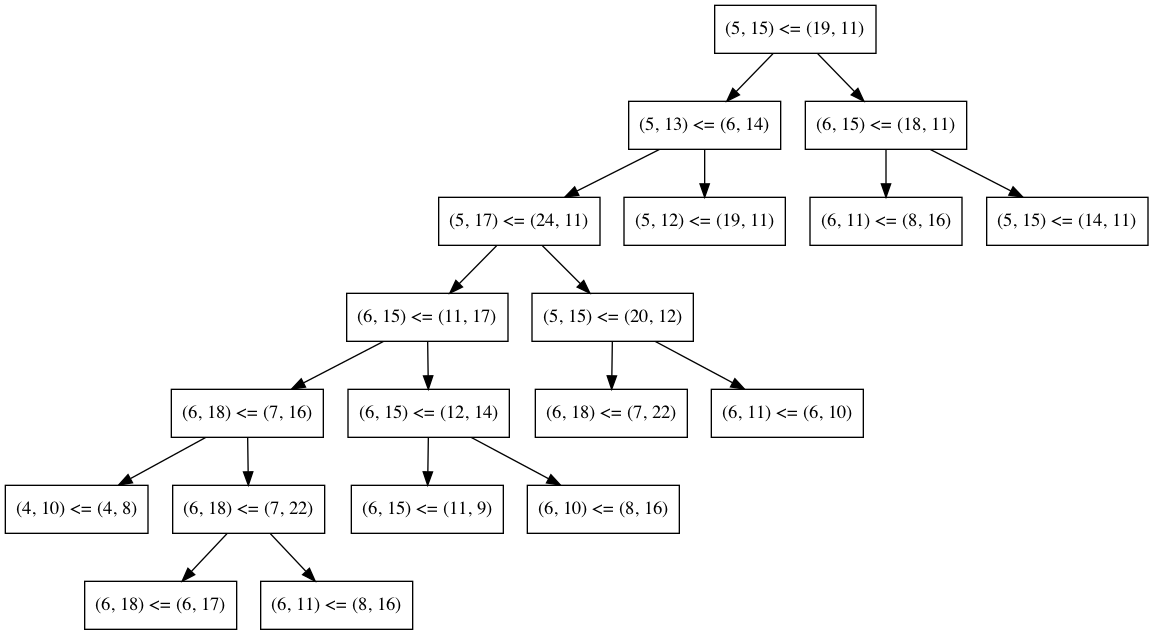

Python code for this plot:
import graphviz

class Tree:
    def __init__(self, *args):
        self.data = args[0]
        self.left = args[1] if len(args) > 1 else None
        self.right = args[2] if len(args) > 2 else None
        self.count = 0

    def create_graph(self, dot, head, formatter):
        old_head = head

        if self.left:
            left = head + 1
            dot.node(str(left), formatter(self.left.data), shape="rectangle")
            head = self.left.create_graph(dot, left, formatter)
            dot.edge(str(old_head), str(left))

        if self.right:
            right = head + 1
            dot.node(str(right), formatter(self.right.data), shape="rectangle")
            head = self.right.create_graph(dot, right, formatter)
            dot.edge(str(old_head), str(right))

        return head
        
    def graph(self, formatter):
        dot = graphviz.Digraph()
        dot.node(str(self.count), formatter(self.data), shape="rectangle")
        self.create_graph(dot, 0, formatter)
        return dot.source

def get_coord(bstr):
    return f"({', '.join(bstr[1:].split('_'))})"

def format_label(label):
    terms = [x.strip() for x in label.split(' ')]
    coords = [get_coord(coord) for coord in terms[1:]]
    return ' '.join([coords[0], terms[0], coords[1]])



tree = Tree("<= b5_15 b19_11", Tree("<= b5_13 b6_14", Tree("<= b5_17 b24_11", Tree("<= b6_15 b11_17", Tree("<= b6_18 b7_16", Tree("<= b4_10 b4_8"), Tree("<= b6_18 b7_22", Tree("<= b6_18 b6_17"), Tree("<= b6_11 b8_16"))), Tree("<= b6_15 b12_14", Tree("<= b6_15 b11_9"), Tree("<= b6_10 b8_16"))), Tree("<= b5_15 b20_12", Tree("<= b6_18 b7_22"), Tree("<= b6_11 b6_10"))), Tree("<= b5_12 b19_11")), Tree("<= b6_15 b18_11", Tree("<= b6_11 b8_16"), Tree("<= b5_15 b14_11")))

with open("tree.dot", "w") as f:
    f.write(tree.graph(format_label))
